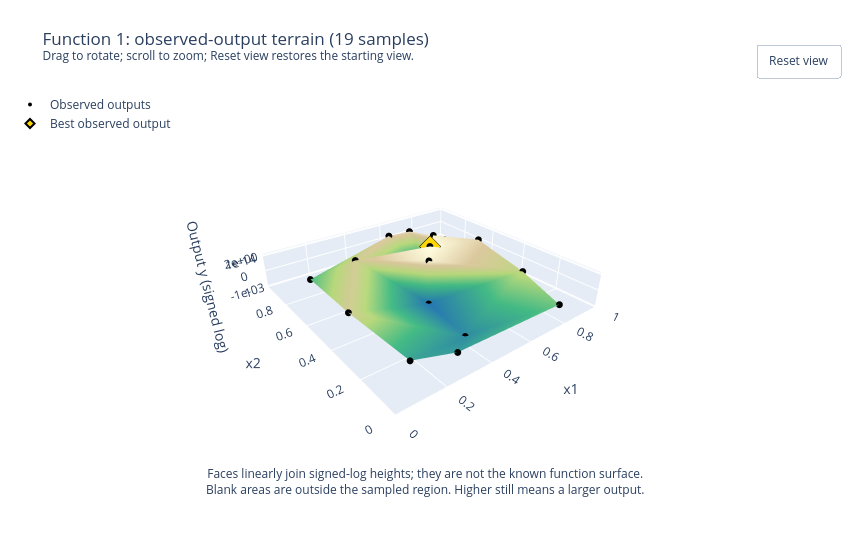

The code cell stored with this chart in its notebook:
### Code cell
# The terrain joins observed signed-log heights; it does not fit a model.
terrain_fig = plot_observed_terrain(
    review["inputs"].to_numpy(), review["outputs"].to_numpy(),
    title=f"Function {FUNCTION_NUMBER}: observed-output terrain ({len(review['data'])} samples)",
    heights=signed_log(review["outputs"].to_numpy(), scale=TERRAIN_SCALE),
    height_axis=dict(title="Output y (signed log)", tickmode="array",
        tickvals=signed_log(TERRAIN_TICKS, scale=TERRAIN_SCALE),
        ticktext=[f"{value:.0e}" if value else "0" for value in TERRAIN_TICKS]),
    height_description="signed-log heights", save_to=FIGURES_DIR / "observed-output-terrain.html",
    **TERRAIN_SETTINGS,
)
terrain_fig.show(config={**PLOT_CONFIG, "responsive": TERRAIN_SETTINGS["width"] is None})

### Figure 1 — Plotly figure (JSON) as saved in the notebook; plotly's stock layout.template omitted (floating-point values rounded to 4 significant figures)
{"data": [{"colorscale": [[0, "#2475b0"], [0.4, "#42b983"], [0.65, "#b6d77a"], [0.85, "#d9c69c"], [1, "#fffde0"]], "flatshading": true, "hoverinfo": "skip", "i": [11, 3, 3, 0, 0, 0, 5, 6, 10, 3, 5, 10, 0, 9, 2, 18, 16, 18, 4, 2, 1, 7, 17, 18, 17, 17, 2], "intensity": [121.1, 154.0, 184.9, 76.52, -197.6, -146.3, -109.3, 160.4, 119.6, 152.8, -197.7, -91.61, 0.4732, -28.98, -106.1, 186.3, 200.3, 200.3, 200.3], "intensitymode": "vertex", "j": [5, 9, 5, 1, 13, 4, 6, 5, 3, 10, 10, 0, 10, 16, 9, 0, 18, 4, 7, 7, 7, 2, 2, 17, 18, 16, 17], "k": [8, 15, 12, 13, 8, 1, 12, 11, 15, 5, 8, 8, 15, 15, 14, 15, 15, 0, 1, 4, 14, 14, 4, 4, 16, 9, 9], "name": "Joined observations", "showscale": false, "type": "mesh3d", "x": [0.3194, 0.5743, 0.731, 0.8404, 0.6501, 0.4104, 0.3127, 0.6834, 0.08251, 0.8839, 0.4684, 0.1531, 0.7819, 0.1295, 0.9121, 0.5379, 0.6279, 0.6282, 0.6274], "y": [0.763, 0.8799, 0.733, 0.2647, 0.6815, 0.1476, 0.07872, 0.8611, 0.4035, 0.5823, 0.4354, 0.134, 0.02561, 0.8222, 0.8618, 0.5222, 0.629, 0.6292, 0.6287], "z": [121.1, 154.0, 184.9, 76.52, -197.6, -146.3, -109.3, 160.4, 119.6, 152.8, -197.7, -91.61, 0.4732, -28.98, -106.1, 186.3, 200.3, 200.3, 200.3]}, {"customdata": [1.323e-79, 1.033e-46, 7.711e-16, 3.342e-124, -0.003606, -2.159e-54, -2.089e-91, 2.535e-40, 3.607e-81, 6.23e-48, -0.005509, -4.058e-109, 1.973e-200, -9.546e-172, -1.386e-94, 2.171e-14, 1.997, 1.997, 1.994], "hovertemplate": "x1=%{x:.4f}<br>x2=%{y:.4f}<br>Output y=%{customdata:.3e}<extra></extra>", "marker": {"color": "black", "size": 4}, "mode": "markers", "name": "Observed outputs", "type": "scatter3d", "x": [0.3194, 0.5743, 0.731, 0.8404, 0.6501, 0.4104, 0.3127, 0.6834, 0.08251, 0.8839, 0.4684, 0.1531, 0.7819, 0.1295, 0.9121, 0.5379, 0.6279, 0.6282, 0.6274], "y": [0.763, 0.8799, 0.733, 0.2647, 0.6815, 0.1476, 0.07872, 0.8611, 0.4035, 0.5823, 0.4354, 0.134, 0.02561, 0.8222, 0.8618, 0.5222, 0.629, 0.6292, 0.6287], "z": [121.1, 154.0, 184.9, 76.52, -197.6, -146.3, -109.3, 160.4, 119.6, 152.8, -197.7, -91.61, 0.4732, -28.98, -106.1, 186.3, 200.3, 200.3, 200.3]}, {"customdata": [1.997], "hovertemplate": "Best observed output: %{customdata:.3e}<extra></extra>", "marker": {"color": "gold", "line": {"color": "black", "width": 2}, "size": 7, "symbol": "diamond"}, "mode": "markers", "name": "Best observed output", "type": "scatter3d", "x": [0.6282], "y": [0.6292], "z": [200.3]}], "layout": {"annotations": [{"showarrow": false, "text": "Faces linearly join signed-log heights; they are not the known function surface.<br>Blank areas are outside the sampled region. Higher still means a larger output.", "x": 0.5, "xref": "paper", "y": -0.08, "yref": "paper"}], "autosize": false, "height": 560, "legend": {"x": 0, "y": 1}, "margin": {"b": 90, "l": 10, "r": 10, "t": 90}, "scene": {"aspectmode": "manual", "aspectratio": {"x": 1, "y": 1, "z": 0.16}, "camera": {"center": {"x": 0, "y": 0, "z": 0}, "eye": {"x": -1.05, "y": -1.35, "z": 0.9}, "projection": {"type": "perspective"}, "up": {"x": 0, "y": 0, "z": 1}}, "dragmode": "orbit", "xaxis": {"range": [0, 1], "title": {"text": "x1"}}, "yaxis": {"range": [0, 1], "title": {"text": "x2"}}, "zaxis": {"tickmode": "array", "ticktext": ["-1e-03", "0", "1e-14", "2e+00"], "tickvals": [-197.0, 0.0, 186.0, 200.3], "title": {"text": "Output y (signed log)"}}}, "title": {"text": "Function 1: observed-output terrain (19 samples)<br><sup>Drag to rotate; scroll to zoom; Reset view restores the starting view.</sup>"}, "updatemenus": [{"buttons": [{"args": [{"scene.camera": {"center": {"x": 0, "y": 0, "z": 0}, "eye": {"x": -1.05, "y": -1.35, "z": 0.9}, "projection": {"type": "perspective"}, "up": {"x": 0, "y": 0, "z": 1}}}], "label": "Reset view", "method": "relayout"}], "showactive": false, "type": "buttons", "x": 1, "xanchor": "right", "y": 1.12, "yanchor": "top"}], "width": 850}}
